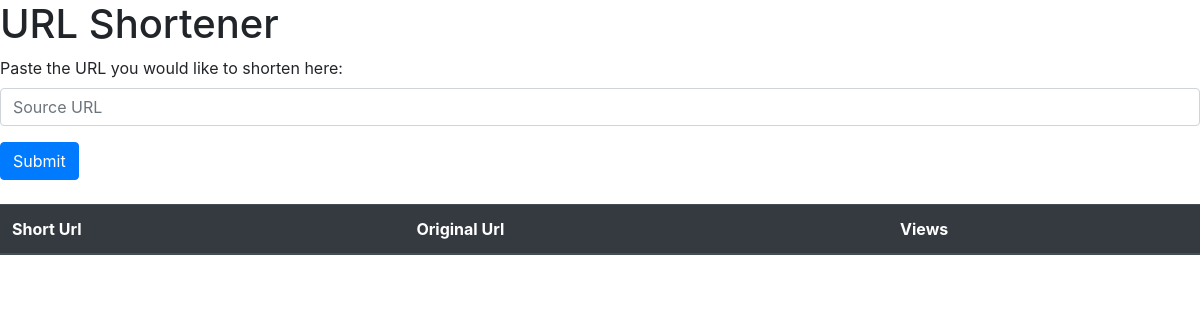
/lab3app/, run on an earlier commit of the app's database.
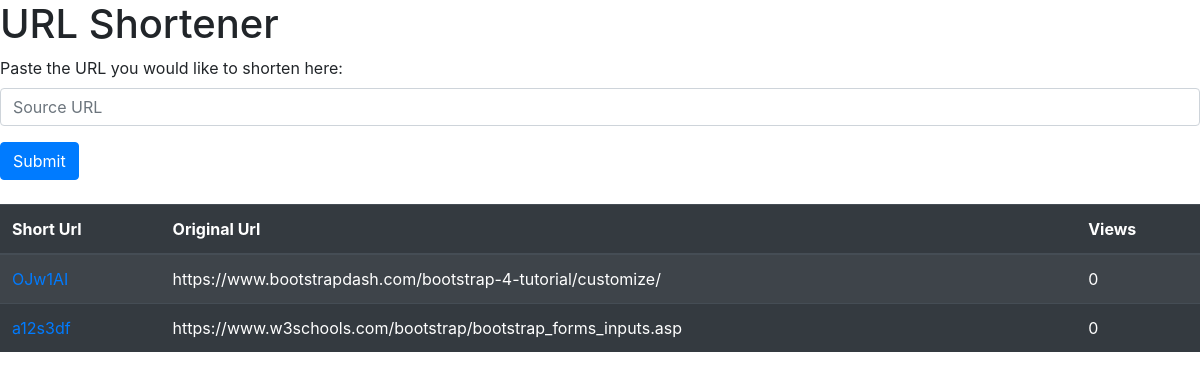
And on a later commit of the database.
### lab3app/models.py (models this page shows, shortened)
class Url_short(models.Model):
    source_url = models.CharField(max_length=500)
    short_url = models.CharField(max_length=20)
    counter = models.IntegerField(default=0)

### lab3app/views.py (the view)
# urls.py: path('', views.index, name='index'),
def index(request):
    url_list = Url_short.objects.order_by('-id')
    context = {
        'url_list': url_list
    }
    return render(request, 'lab3app/index.html', context)

### lab3app/templates/lab3app/index.html (shortened to what this page needs)
<!DOCTYPE html>
<html lang="en" dir="ltr">
  <head>
    <link rel="stylesheet" href="https://stackpath.bootstrapcdn.com/bootstrap/4.4.1/css/bootstrap.min.css">
  </head>
  <body>
    <h1>URL Shortener</h1>
    <form action="{% url 'lab3app:shorten' %}" method="POST">
      <div class="form-group">
          <label for="url">Paste the URL you would like to shorten here:</label>
          <input type="url" class="form-control" id="url" placeholder="Source URL" name="url">
      </div>
      <button type="submit" class="btn btn-primary">Submit</button>
    </form>
    <br>
    <table class="table table-striped table-dark">
      <thead>
        <tr>
          <th scope="col">Short Url</th>
          <th scope="col">Original Url</th>
          <th scope="col">Views</th>
        </tr>
      </thead>
      <tbody>
        {% for url in url_list %}
        <tr>
          <td><a href="{{url.source_url}}">{{url.short_url}}</a></td>
          <td>{{url.source_url}}</td>
          <td>{{url.counter}}</td>
        </tr>
        {% endfor %}
      </tbody>
    </table>
  </body>
</html>

What changed in the data, as far as the page shows it:
added Url_short: short_url "OJw1AI", source_url "https://www.bootstrapdash.com/bootstrap-4-tutorial/customize/", counter "0"
added Url_short: short_url "a12s3df", source_url "https://www.w3schools.com/bootstrap/bootstrap_forms_inputs.asp", counter "0"
